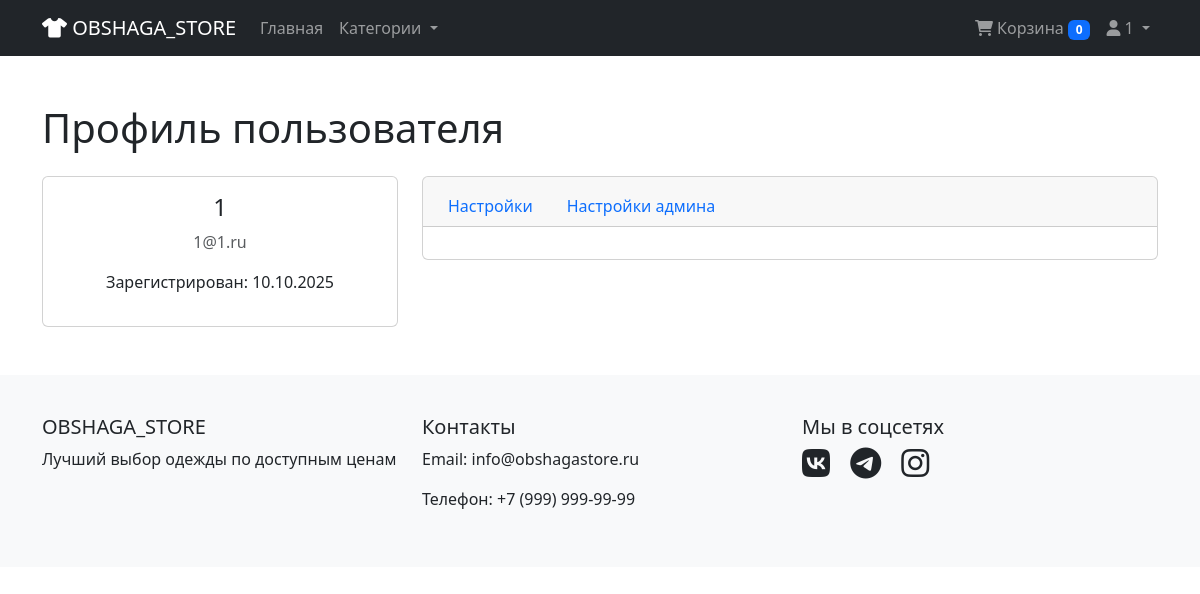
Screenshot of /profile (signed in) with the database file from the repository.
### data/users.py (models this page shows, shortened)
class User(SqlAlchemyBase, UserMixin, SerializerMixin):
    __tablename__ = 'users'
    id = sqlalchemy.Column(sqlalchemy.Integer,
                           primary_key=True, autoincrement=True)
    email = sqlalchemy.Column(sqlalchemy.String,
                              index=True, unique=True, nullable=True)
    hashed_password = sqlalchemy.Column(sqlalchemy.String, nullable=True)
    date_reg = sqlalchemy.Column(sqlalchemy.DateTime,
                                 default=datetime.datetime.now)
    is_admin = sqlalchemy.Column(sqlalchemy.Boolean, default=False, nullable=True)
    count_want_buy_item = sqlalchemy.Column(sqlalchemy.Integer, default=0, nullable=True)
    want_buy_list = orm.relationship("WantBuyItem", back_populates='user')
    @property
    def username(self):
        return self.email.split('@')[0]
    @property
    def created_at(self):
        return self.date_reg

### lms.py (the view)
@app.route('/profile')
@login_required
def profile():
    db_sess = db_session.create_session()
    categories = [
        {'id': 1, 'name': 'Футболки'},
        {'id': 2, 'name': 'Штаны'},
        {'id': 3, 'name': 'Платья'},
        {'id': 4, 'name': 'Обувь'}
    ]
    return render_template("profile.html",
                           title='Профиль - FashionStore',
                           current_user=current_user,
                           categories=categories)

### data/db_session.py (called while the page is built)
def create_session() -> Session:
    global __factory
    return __factory()

### lms.py (called while the page is built)
@login_manager.user_loader
def load_user(user_id):
    db_sess = db_session.create_session()
    return db_sess.query(User).get(user_id)

### templates/profile.html (shortened to what this page needs)
{% extends "layout.html" %}
{% block content %}
<div class="container mt-5">
    <h1 class="mb-4">Профиль пользователя</h1>
    <div class="row">
        <div class="col-md-4">
            <div class="card">
                <div class="card-body text-center">
                    <h4>{{ current_user.username }}</h4>
                    <p class="text-muted">{{ current_user.email }}</p>
                    <p>Зарегистрирован: {{ current_user.created_at.strftime('%d.%m.%Y') }}</p>
                </div>
            </div>
        </div>
        <div class="col-md-8">
            <div class="card">
                <div class="card-header">
                    <ul class="nav nav-tabs card-header-tabs">
                        <li class="nav-item">
                            <a class="nav-link" href="#settings" data-bs-toggle="tab">Настройки</a>
                        </li>
                        {% if current_user.is_admin %}
                            <li class="nav-item">
                                <a class="nav-link" href="#admin" data-bs-toggle="tab">Настройки админа</a>
                            </li>
                        {% endif %}
                    </ul>
                </div>
                <div class="card-body">
                </div>
            </div>
        </div>
    </div>
</div>
{% endblock %}

### templates/layout.html (shortened to what this page needs)
<!DOCTYPE html>
<html lang="ru">
<head>
    <link href="https://cdn.jsdelivr.net/npm/bootstrap@5.3.0/dist/css/bootstrap.min.css" rel="stylesheet">
    <link href="https://cdnjs.cloudflare.com/ajax/libs/font-awesome/6.0.0/css/all.min.css" rel="stylesheet">
</head>
<body>
    <nav class="navbar navbar-expand-lg navbar-dark bg-dark">
        <div class="container">
            <a class="navbar-brand" href="{{ url_for('index') }}">
                <i class="fas fa-tshirt"></i> OBSHAGA_STORE
            </a>
            <div class="collapse navbar-collapse" id="navbarNav">
                <ul class="navbar-nav me-auto">
                    <li class="nav-item">
                        <a class="nav-link" href="{{ url_for('index') }}">Главная</a>
                    </li>
                    <li class="nav-item dropdown">
                        <a class="nav-link dropdown-toggle" href="#" role="button" data-bs-toggle="dropdown">
                            Категории
                        </a>
                    </li>
                </ul>
                <ul class="navbar-nav">
                    {% if current_user.is_authenticated %}
                    <li class="nav-item">
                        <a class="nav-link" href="{{ url_for('cart') }}">
                            <i class="fas fa-shopping-cart"></i> Корзина
                            <span class="badge bg-primary" id="cart-count">{{ current_user.count_want_buy_item}}</span>
                        </a>
                    </li>
                    <li class="nav-item dropdown">
                        <a class="nav-link dropdown-toggle" href="#" role="button" data-bs-toggle="dropdown">
                            <i class="fas fa-user"></i> {{ current_user.username }}
                        </a>
                    </li>
                    {% endif %}
                </ul>
            </div>
        </div>
    </nav>
    <main>
        {% block content %}{% endblock %}
    </main>
    <footer class="footer mt-5">
        <div class="container">
            <div class="row">
                <div class="col-md-4">
                    <h5>OBSHAGA_STORE</h5>
                    <p>Лучший выбор одежды по доступным ценам</p>
                </div>
                <div class="col-md-4">
                    <h5>Контакты</h5>
                    <p>Email: info@obshagastore.ru</p>
                    <p>Телефон: +7 (999) 999-99-99</p>
                </div>
                <div class="col-md-4">
                    <h5>Мы в соцсетях</h5>
                    <div class="social-links">
                        <a href="#" class="text-dark me-3"><i class="fab fa-vk fa-2x"></i></a>
                        <a href="#" class="text-dark me-3"><i class="fab fa-telegram fa-2x"></i></a>
                        <a href="#" class="text-dark"><i class="fab fa-instagram fa-2x"></i></a>
                    </div>
                </div>
            </div>
        </div>
    </footer>
</body>
</html>

### templates/layout.html (style rules this page uses)
.footer { background-color: #f8f9fa; padding: 40px 0; }

### rows the page displays
User: count_want_buy_item "0", username "1", email "1@1.ru", created_at "10.10.2025"
